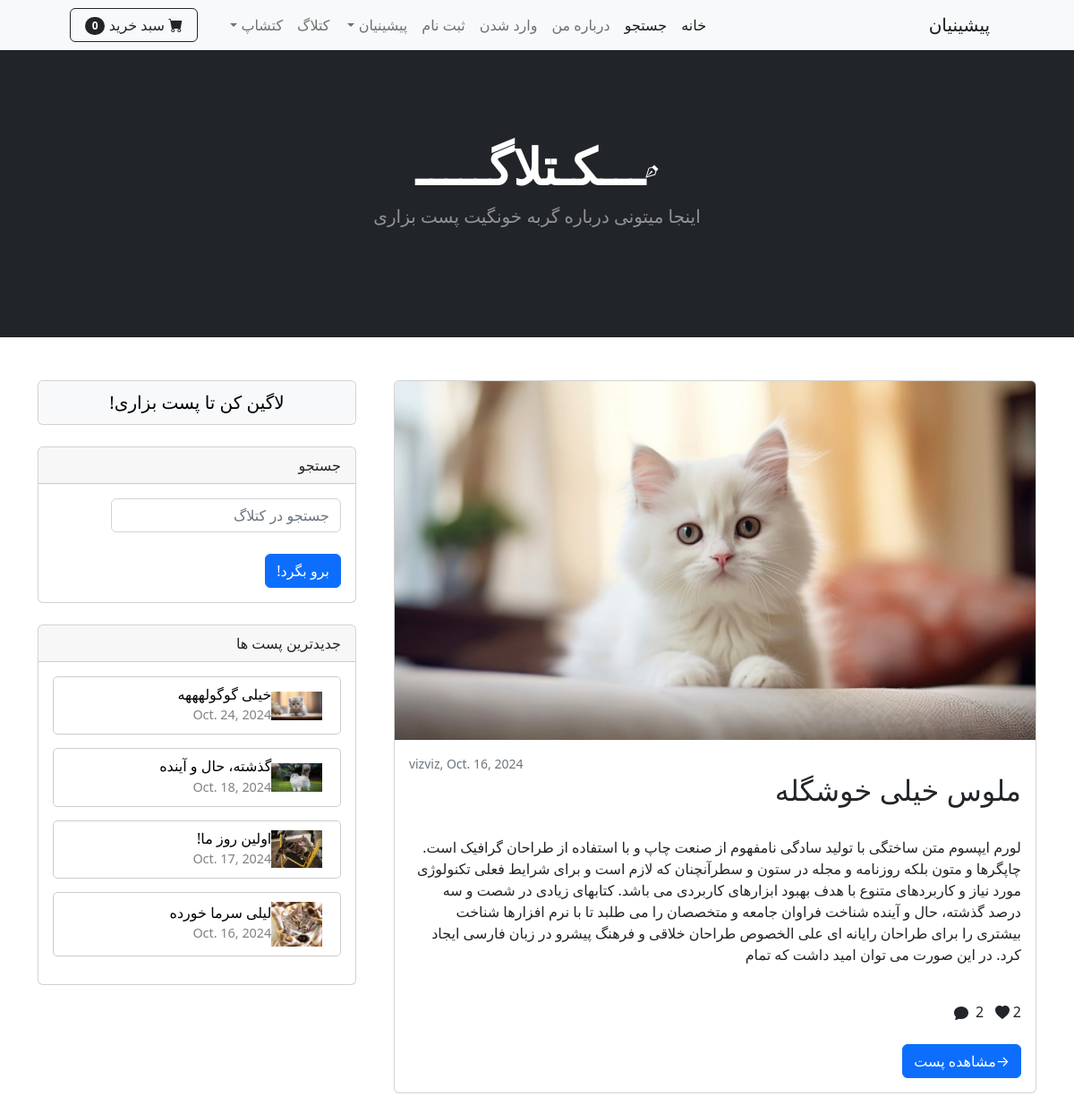
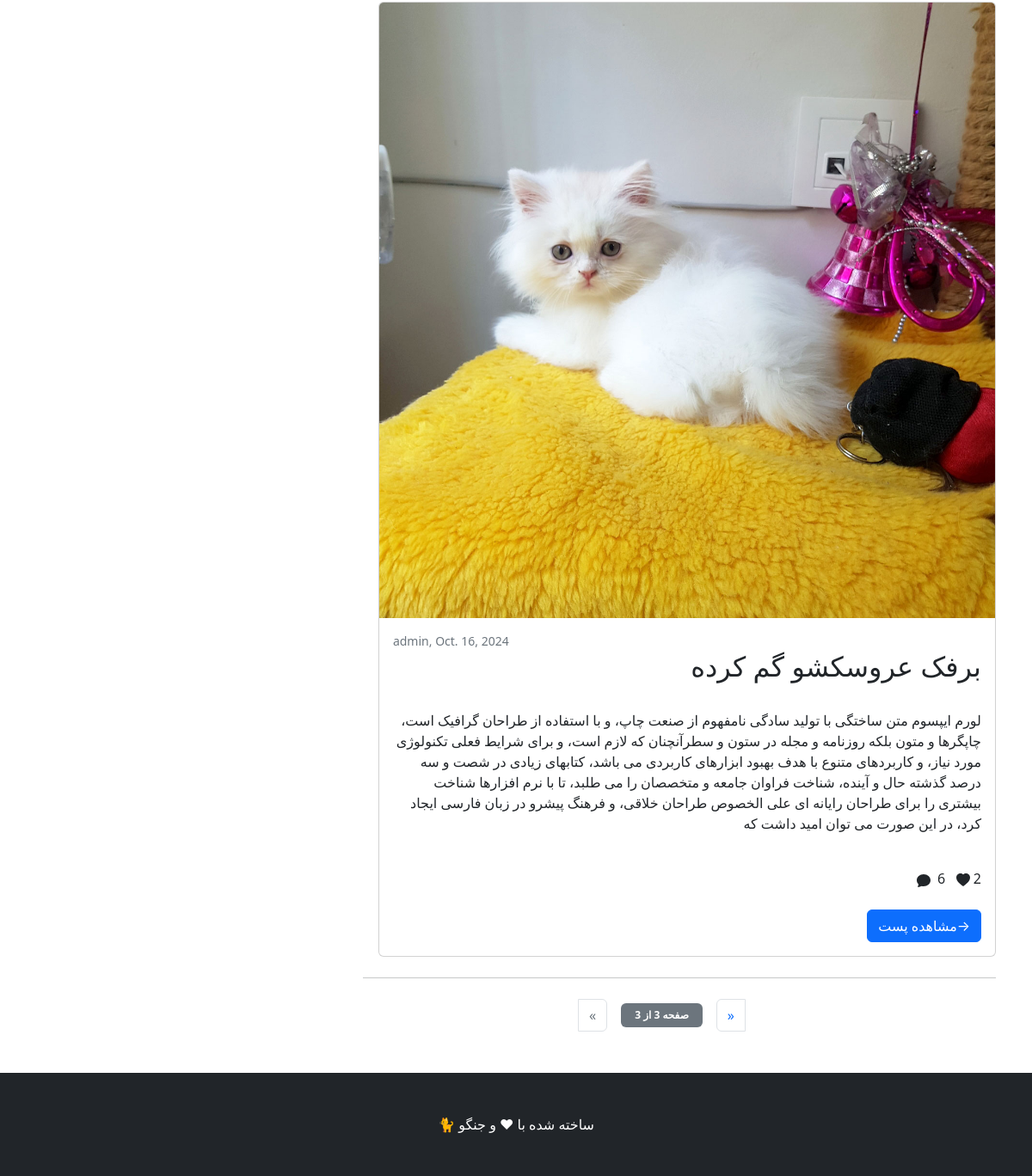
/catlog/?page=3, run on the app's committed database (2 pictures, top to bottom).
### catlog/models.py (models this page shows, shortened)
class Post(models.Model):
    cat_name = models.CharField(max_length=50)
    title = models.CharField(max_length=250)
    excerpt = models.TextField(max_length=500, default='', blank=True, null=True)
    body = models.TextField()
    writer = models.ForeignKey(User ,on_delete=models.CASCADE)
    date = models.DateField(default=date.today)
    picture = models.ImageField(upload_to='upload/%y/%m/%d')
    profile = models.ForeignKey(Profile, on_delete=models.CASCADE, null=True, blank=True)
    likes = models.ManyToManyField(User, related_name='liked_posts', blank=True,null=True)
    def total_likes(self):
        return self.likes.count()

### catlog/views.py (the view)
# urls.py: path('',CatlogHome.as_view() , name='catlog'),
class CatlogHome(View):
    model = Post # مدل پست رو بردار به این تمپلیت ارسال کن . از نوع لیست است
    template_name = 'catlog_home.html'  #ما نیاز داریم یک لیستی رو ببینیم
    paginate_by = 2
    def get(self,request):
        if 'original_previous_url' in request.session:
            del request.session['original_previous_url']
        posts = Post.objects.all().order_by('-date')
        paginator = Paginator(posts, self.paginate_by)#  همه پست هارو میخونه  و براساس اینکه گفتیم چندتا چندتا تویه صفحه قرار بده یه شی به نام پجینیتور میسازه. پس پجینیتور ما شامل یه تعداد صفحه میشه که تو هر صفحه یه تعداد پست قرار گرفته
        page_number = request.GET.get('page')# شماره صفحه . به سراغ ریکوئست کاربر از نوع گت میریم . پیج را ازش استخراج میکنیم این پیج از طریق همون ریکوئست کاربر بما میرسع و میفرسته
        page_obj = paginator.get_page(page_number) #با متد گت پیج برو  شماره پیجی که کاربر میخواد استخراج کن بریز تو این
        user_profile = None
        if request.user.is_authenticated:  # اگر کاربر لاگین باشد
            try:
                user_profile = Profile.objects.get(user=request.user)  # پروفایل کاربر
            except Profile.DoesNotExist:
                user_profile = None  # اگر پروفایل تعریف نشده باشد
        posts_with_comments = []
        for post in page_obj:
            post.comment_count = post.comment_set.count()
            posts_with_comments.append(post)
        context = {
            'post_list': page_obj,
            'user_profile': user_profile,
        }
        return render(request, self.template_name, context )

### cart/cart.py (called while the page is built)
    def __len__(self):
        return sum(item['product_count'] for item in self.cart.values())

### cart/context_processors.py (called while the page is built)
def cart(request):
    return {'cart':Cart(request)}

### catlog/context_processors.py (called while the page is built)
def recent_posts(request):
    recent_posts = Post.objects.order_by('-date')[:4]
    return {'recent_posts':recent_posts}

### catlog/templates/catlog_home.html (shortened to what this page needs)
{% extends 'base.html' %}
{% block content %}
  <header class="bg-dark py-5">
    <div class="container px-4 px-lg-5 my-5">
         <div class="text-center text-white">
             <h1 class="display-4 fw-bolder"> ـــکـتلاگـــــ</h1>
             <p class="lead fw-normal text-white-50 mb-0"> اینجا میتونی درباره گربه خونگیت پست بزاری </p>
          </div>
          <br>
    </div>
</header>
<br><br>
<div class="container">
    <div class="row">
        <div class="col-lg-8">
             {% for post in post_list %}
            <div class="card mb-4" style="width: 19cm; height: auto;">
                <a href="{% url 'post_detail' post.pk %}"><img class="card-img-top" src="{{ post.picture.url }}" alt="..."   /></a>
                <div class="card-body">
                    <div class="small text-muted" dir="ltr">{{ post.writer }},  {{ post.date }}</div>
                    <a class="text-decoration-none link-dark stretched-link" href="{% url 'post_detail' post.pk %}"><h2 class="card-title">{{ post.title }}</h2></a>
                    <br>
                    <p class="card-text">{{ post.excerpt }}</p>
                    <br>
                    {{ post.total_likes }}  <svg xmlns="http://www.w3.org/2000/svg" width="16" height="16" fill="currentColor" class="bi bi-heart-fill" viewBox="0 0 16 16">
                        <path fill-rule="evenodd" d="M8 1.314C12.438-3.248 23.534 4.735 8 15-7.534 4.736 3.562-3.248 8 1.314"/>
                      </svg>
                      {{ post.comment_count }} &nbsp;
                       <br><br>
                    <a class="btn btn-primary" href="{% url 'post_detail' post.pk %}"> →مشاهده پست </a>
                </div>
            </div>
            {% endfor %}
            {% if post_list.has_other_pages %}
            <nav aria-label="Pagination">
                <hr class="my-0" />
                <div class="blog-pagination text-center">
                    <ul class="pagination justify-content-center my-4 align-items-center">
                        {% if post_list.has_previous %}
                        <li class="page-item">
                            <a class="page-link" href="?page={{ post_list.previous_page_number }}" aria-label="Previous">
                                &laquo;
                            </a>
                        </li>
                        {% else %}
                        <li class="page-item disabled">
                            <span class="page-link">&laquo;</span>
                        </li>
                        {% endif %}
                        <li class="page-item disabled mx-3">
                            <span class="badge bg-secondary px-3 py-2">
                                <strong>صفحه {{ post_list.number }} از {{ post_list.paginator.num_pages }}</strong>
                            </span>
                        </li>
                        {% if post_list.has_next %}
                        <li class="page-item">
                            <a class="page-link" href="?page={{ post_list.next_page_number }}" aria-label="Next">
                                &raquo;
                            </a>
                        </li>
                        {% else %}
                        <li class="page-item disabled">
                            <span class="page-link">&raquo;</span>
                        </li>
                        {% endif %}
                    </ul>
                </div>
            </nav>
        {% endif %}
        <br>
        </div>
        <div class="col-lg-4">
            <div class="card mb-4">
                {% if user.is_authenticated %}
                <div class="card-header">پروفایل من</div>
                {% if user_profile.photo %}
                <div class="profile-photo-container" style="text-align: center; margin-top: 10px;">
                    <img src="{{ user_profile.photo.url }}" alt="عکس پروفایل"
                         style="width: 80px; height: 80px; border-radius: 50%; object-fit: cover; border: 2px solid #ccc;">
                </div>
                {% else %}
                <br>
                <center> <img src="https://via.placeholder.com/150" alt=""
                     style="width: 80px; height: 80px; border-radius: 50%; object-fit: cover; border: 2px solid #ccc;"></center>
                {% endif %}
                <center><div class="font-monospace" role="alert"><b>{{ user_profile.user.username }} </b></div> </center>
                <center><p class="text-lowercase"><small>{{ user_profile.biography }} </small></p></center>
                <div class="d-flex justify-content-center align-items-center mt-3">
                    <a href="{% url 'new_post' %}"
                       class="btn btn-sm btn-primary mx-2 text-decoration-none"
                       role="button">
                        افزودن پست جدید
                    </a>
                    <a href="{% url 'update_profile' %}"
                       class="btn btn-sm btn-secondary mx-2 text-decoration-none"
                       role="button">
                        ویرایش پروفایل
                    </a>
                </div>
                <div class="d-flex justify-content-center align-items-center mt-3">
                <a href="{% url 'my_posts' %}"
                class="btn btn-outline-secondary"
                role="button">
                 پست‌های من
                </a></div>
                <div class="card-body"></div>
                {% else %}
                <a href="{% url 'login' %}" class="btn btn-light btn-lg px-4"  role="button" >لاگین کن تا پست بزاری!</a>
                {% endif %}
            </div>
            <div class="card mb-4">
                <div class="card-header">جستجو</div>
                <div class="card-body">
                    <div class="input-group">
                       <form action="{% url 'search_catlog' %}" method="POST">
                        <input class="form-control" type="text" placeholder="جستجو در کتلاگ" aria-label="Enter search term..." aria-describedby="button-search" name="searched-catlog" />
                        <br><button type="submit" class="btn btn-primary"> برو بگرد! </button>
                       </form>
                    </div>
                </div>
            </div>
             {% block sidebar %}
                {% include 'catlog_sidebar.html' %}
             {% endblock sidebar %}
        </div>
    </div>
</div>
{% endblock content %}

### catlog/templates/catlog_sidebar.html
{% load static %}
  <div class="card mb-3">
    <div class="card-header"> جدیدترین پست ها </div>
    {% if recent_posts %}
    <div class="card-body">
        {% for post in recent_posts %}
        <div style="border: 1px solid #ccc; border-radius: 5px; padding: 10px; margin-bottom: 15px; display: flex; align-items: center;">
            <img src="{{ post.picture.url }}" alt="" style="width: 1.5cm; height: auto; margin-right: 10px;">
            <div>
                <h6 style="margin: 0;"><a href="{% url 'post_detail' post.pk %}" style="text-decoration: none; color: black;">  {{ post.title }}  </a></h6>
                <time datetime="2020-01-01" style="font-size: 0.9em; color: gray;">{{ post.date }}</time>
            </div>
        </div>
        {% endfor %}
    </div>
    {% else %}
      <p>No blog post is available!</p>
    {% endif %}
</div>

### data on the page
Post: picture (picture), writer "vizviz", date "Oct. 16, 2024", title "ملوس خیلی خوشگله", excerpt "لورم ایپسوم متن ساختگی با تولید سادگی نامفهوم از صنعت چاپ و با استفاده از طراحان گرافیک است. چاپگرها و متون بلکه روزنامه و مجله در ستون و سطرآنچنان که لازم است و برای شرایط فعلی تکنولوژی مورد نیاز و کاربردهای متنوع با هدف بهبود ابزارهای کاربردی می باشد. کتابهای زیادی در شصت و سه درصد گذشته، حال و آینده شناخت فراوان جامعه و متخصصان را می طلبد تا با نرم افزارها شناخت بیشتری را برای طراحان رایانه ای علی الخصوص طراحان خلاقی و فرهنگ پیشرو در زبان فارسی ایجاد کرد. در این صورت می توان امید داشت که تمام", total_likes "2", comment_count "2"
Post: picture (picture), writer "admin", date "Oct. 16, 2024", title "برفک عروسکشو گم کرده", excerpt "لورم ایپسوم متن ساختگی با تولید سادگی نامفهوم از صنعت چاپ، و با استفاده از طراحان گرافیک است، چاپگرها و متون بلکه روزنامه و مجله در ستون و سطرآنچنان که لازم است، و برای شرایط فعلی تکنولوژی مورد نیاز، و کاربردهای متنوع با هدف بهبود ابزارهای کاربردی می باشد، کتابهای زیادی در شصت و سه درصد گذشته حال و آینده، شناخت فراوان جامعه و متخصصان را می طلبد، تا با نرم افزارها شناخت بیشتری را برای طراحان رایانه ای علی الخصوص طراحان خلاقی، و فرهنگ پیشرو در زبان فارسی ایجاد کرد، در این صورت می توان امید داشت که", total_likes "2", comment_count "6"
Post: picture (picture), title "خیلی گوگولهههه", date "Oct. 24, 2024"
Post: picture (picture), title "گذشته، حال و آینده", date "Oct. 18, 2024"
Post: picture (picture), title "اولین روز ما!", date "Oct. 17, 2024"
Post: picture (picture), title "لیلی سرما خورده", date "Oct. 16, 2024"

### other printed values
{{ cart|length }} "0"
{{ post_list.paginator.num_pages }} "3"
